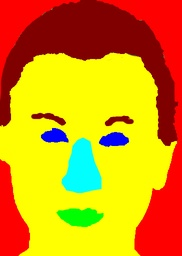
#> input picture data/FASSEG-frontal03/Labeled/012.jpg, 182 x 256 px, shrunk from 364 x 512 before the run; its folder holds 4 pictures in this run
$ python main_encoder.py
#> lines starting #> are read from the running program, lines starting #| are printed output that depends on the picture
### label_encoder.py
# -*- coding: utf-8 -*-
"""
Created on Sun Feb 23 20:22:46 2020

@author: Benjamin Pommier
"""

import cv2
from skimage import feature
import numpy as np
import re
import matplotlib.pyplot as plt
import pandas as pd
import glob
import time

from sklearn.base import BaseEstimator

class LabelEncoder(BaseEstimator):
    '''Create a class to clean the Label.
    Parameters
    ----------
    img : array
        Input image.
    '''

    def __init__(self, img=None):
        self.img = img
        self.dict_colors = {'mouth': np.array([0,255,0]), 'nose': np.array([0,255,255]), 'eyes': np.array([0,0,255]),
                            'hair': np.array([130,0,0]), 'background': np.array([255,0,0]), 'skin': np.array([255,255,0])}
        self.correspondance = {'mouth': 0, 'nose': 1, 'eyes': 2, 'hair': 3, 'background': 4, 'skin': 5}
        self.labels = None
        self.labels_mapped = None

    def fit(self, img):
        '''Implemented to be used in sklearn pipeline'''
        return img

    def transform(self, img):
        '''Refers to fit_transform'''
        return self.fit_transform(img)

    def fit_transform(self, image):
        '''
        Compute the transformation of the label to have only 6 categories.

        Parameters
        ----------
        image : array
            Input label.

        Returns
        -------
        labels_maped : array
            Cleaned image with only 6 type of colors.

        '''
        M = image.shape[0]
        N = image.shape[1]
        self.img = np.copy(image)
        self.labels = []
        values = list(self.dict_colors.values())
        keys = list(self.dict_colors.keys())

        for i in range(M):
            for j in range(N):
                test = values - image[i][j]
                idx = np.argmin([np.linalg.norm(x) for x in test])
                self.img[i][j] = values[idx]
                self.labels.append(keys[idx])

        self.labels_mapped = np.array(list(map((lambda x: self.correspondance[x]), self.labels)))

        return self.labels_mapped


#Loading & encoding labels
def encode_labels(labeled_data_path, encoder=None, num=None):
    '''
    Function to call when cleaning the labels.

    Parameters
    ----------
    labeled_data_path : list
        List of path for all the labeled images.
    encoder : LabelEncoder, optional
        Encoder for the label. If None initialized to default. The default is None.
    num : int, optional
        Number of iamge to encode. If None, all is encoded. The default is None.

    Returns
    -------
    encoding : array
        Return the array of the labeled image.

    '''
    if encoder is None:
        encoder = LabelEncoder()

    if num is None:
        num = len(labeled_data_path)

    print('--- Encoding Labels ---')
    encoding = []
    timer = time.time()
    for lbl in labeled_data_path[:num]:
        idx = re.findall(r'\d+', lbl)[-1]
        print('Image ' + idx + ' -- %.3f'%(time.time() - timer))
        im = plt.imread(lbl)
#> im is the input picture: shape (256, 182, 3); mean R, G, B 214.1, 147, 13.1
        result = pd.DataFrame(encoder.fit_transform(im))
#> after the loop in fit_transform, `for i in range(M):`:
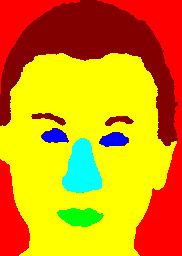
#> self.img: shape (256, 182, 3); mean R, G, B 215.3, 146.8, 11.1
#> after the loop in fit_transform, `for i in range(M):`: self.labels = 46592 items
#> result = table of 46592 rows and 1 columns
        result['image'] = int(idx)
        encoding.append(result)
#> pass 2 of the loop in encode_labels, `for lbl in labeled_data_path[:num]:`:
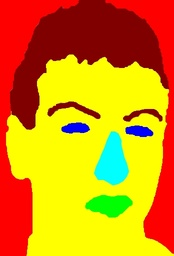
#> input picture data/FASSEG-frontal03/Labeled/017.jpg, 174 x 256 px, shrunk from 348 x 512 before the run
#> in encode_labels, im is the input picture: shape (256, 174, 3); mean R, G, B 214.2, 140.5, 11.4
#> after the loop in fit_transform (call 2), `for i in range(M):`:
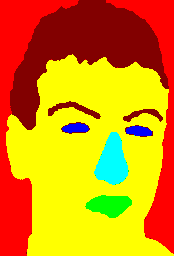
#> self.img: shape (256, 174, 3); mean R, G, B 216, 140.4, 8.9
#> after the loop in fit_transform (call 2), `for i in range(M):`: self.labels = 44544 items
#> result = table of 44544 rows and 1 columns
#> pass 3 of the loop in encode_labels, `for lbl in labeled_data_path[:num]:`:
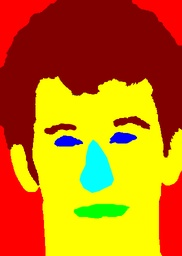
#> input picture data/FASSEG-frontal03/Labeled/028.jpg, 182 x 256 px, shrunk from 364 x 512 before the run
#> in encode_labels, im is the input picture: shape (256, 182, 3); mean R, G, B 195.6, 116.2, 10.5
#> after the loop in fit_transform (call 3), `for i in range(M):`:
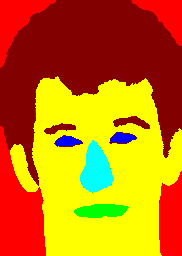
#> self.img: shape (256, 182, 3); mean R, G, B 197.3, 116.1, 8.3
#> after the loop in fit_transform (call 3), `for i in range(M):`: self.labels = 46592 items
#> result = table of 46592 rows and 1 columns
#> the loop made 4 passes; the first 3 are shown

    encoding = pd.concat(encoding, axis=0).rename(columns={0: 'label'})
    return encoding

# [13 lines of commented-out code are left out]

### features_encoder.py
# -*- coding: utf-8 -*-
"""
@author: Benjamin Pommier
"""

# Importing useful package
import cv2
from skimage import feature
import numpy as np
import re
import matplotlib.pyplot as plt
import pandas as pd
import glob
import time

from sklearn.base import BaseEstimator

class ImageEncoder(BaseEstimator):
    '''Create a class to encode the image and return all the features
    Parameters:
        patch_size_hsv (int) : size of the patch used to compute the HSV features (e.g.: 16, 32, 64)
        patch_size_hog (int) : size of the patch used to compute the HOG features (e.g.: 16, 32, 64)
        nbins_hsv (int) : number of bins used in the computation of hsv histograms
    '''

    def __init__(self, patch_size_hsv=32, patch_size_hog=32, nbins_hsv=16):
        # Feature vector for each type
        self.feature_vector = None
        self.hsv = None
        self.hog = None
        self.spatial = None

        # Attribute use in the computation of HSV features
        self.patch_hsv = None

        # Size of patches for computation of features
        self.nbins_hsv = nbins_hsv
        self.patch_size_hsv = patch_size_hsv
        self.patch_size_hog = patch_size_hog


    # [141 lines left out: functions fit, transform, fit_transform, _compute_spatial, _compute_local_hsv, _compute_hog, not called in this run]

# Feature encoding
def compute_features(orignal_data_path, encoder=None, num=None, batch=1):
    '''
    Main function to be called when computing the feature for a given image.

    Parameters
    ----------
    orignal_data_path : List
        Path of the images to encode.
    encoder : ImageEncoder, optional
        Use to encode iamges. If not provided, initialize a default encoder. The default is None.
    num : int, optional
        Number of data to encode. If not provided all the images will be processed.  The default is None.
    batch : int, optional
        Size of the batch to save the images. The default is 20.

    Returns
    -------
    encoding : TYPE
        DESCRIPTION.

    '''
    if encoder is None:
        encoder = ImageEncoder()

    if num is None:
        num = len(orignal_data_path)

    print('--- Computing features ---')
    encoding = []
    timer = time.time()
    for lbl in orignal_data_path[:num]:
        idx = re.findall(r'\d+', lbl)[-1]
        print('Image ' + idx + ' -- %.3f'%(time.time() - timer))
        im = plt.imread(lbl)
        result = pd.DataFrame(encoder.fit_transform(im))
        result['image'] = int(idx)
        encoding.append(result)

        if (int(idx) % batch) == 0:
            encoding = pd.concat(encoding, axis=0)
            save(encoding, 'features_' + idx)
            encoding = []

    encoding = pd.concat(encoding, axis=0)
    save(encoding, 'features_' + str(int(idx)+1))

    return encoding

def save(df, name):
    df.to_csv(open(name + '.csv', 'x'), index=False)


# [10 lines of commented-out code are left out]

### main_encoder.py
# -*- coding: utf-8 -*-
"""
Created on Sun Feb 23 20:22:46 2020

@author: Benjamin Pommier
"""

from features_encoder import ImageEncoder, compute_features, save
from label_encoder import LabelEncoder, encode_labels
import matplotlib.pyplot as plt
import pandas as pd
import glob
import time

#%%
# Define the paths
ORIGINAL_PATH = 'data/FASSEG-frontal03/Original'
LABELED_PATH = 'data/FASSEG-frontal03/Labeled/'
EXTENSION = 'jpg'

# Extract all the image paths
original_data = sorted(glob.glob(ORIGINAL_PATH + '*.{}'.format(EXTENSION)))
labeled_data = glob.glob(LABELED_PATH + '*.{}'.format(EXTENSION))

# Encode labels & images with the predefined Encoders
label_encoder = LabelEncoder()
image_encoder = ImageEncoder(patch_size_hsv=16, patch_size_hog=16, nbins_hsv=16)

labels = encode_labels(labeled_data)
save(labels, 'labels')

features = compute_features(original_data, encoder=image_encoder, batch=1)
#> (the run stopped early here; a loop or call above may not have finished)
